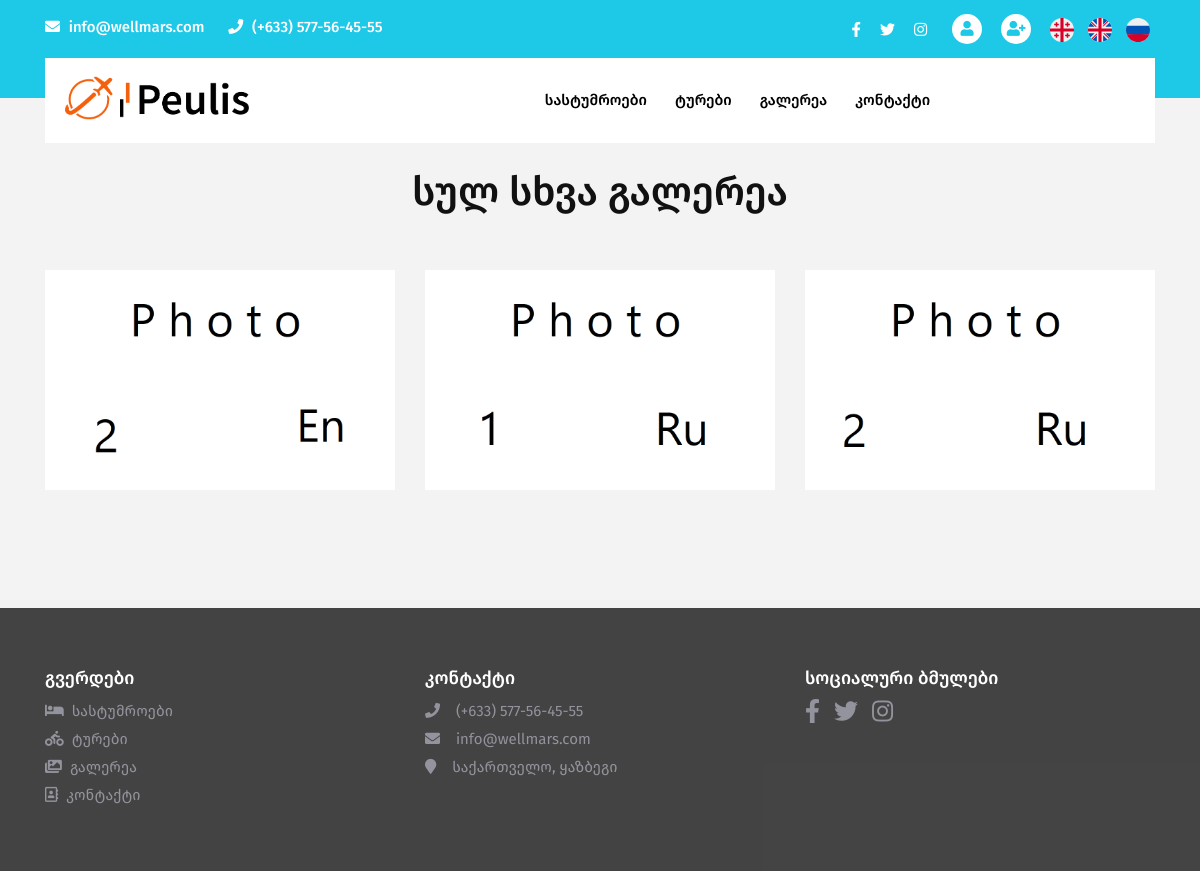
/ge/home/gallery/6/completely-different-gallery, run on the app's committed database.
### tables this page shows
CREATE TABLE IF NOT EXISTS `contacts` (
  `id` int(11) NOT NULL AUTO_INCREMENT,
  `phone` varchar(30) DEFAULT NULL,
  `email` varchar(100) DEFAULT NULL,
  `address_ge` varchar(200) DEFAULT NULL,
  `address_en` varchar(200) NOT NULL,
  `address_ru` varchar(200) NOT NULL,
  `map_url` text DEFAULT NULL,
  `facebook` varchar(200) DEFAULT NULL,
  `twitter` varchar(200) DEFAULT NULL,
  `instagram` varchar(200) DEFAULT NULL,
  `pinterest` varchar(200) DEFAULT NULL,
  PRIMARY KEY (`id`)
);

CREATE TABLE IF NOT EXISTS `galleryimages` (
  `id` int(11) NOT NULL AUTO_INCREMENT,
  `gallery_id` int(11) NOT NULL,
  `filename` varchar(250) NOT NULL,
  `ismain` tinyint(1) NOT NULL,
  PRIMARY KEY (`id`)
);

### application/controllers/Home.php (called while the page is built, shortened)
<?php
class Home extends CI_Controller {
	private $data = array();
	public function __construct()
	{
		$this->load->helper(['language', 'url', 'security']);
		$this->load->library('form_validation');
		$this->load->model(['mainslider', 'hotel', 'tour', 'contact']);
		$this->data['hotels'] = $this->hotel->getHotels();
		$this->data['tours'] = $this->tour->getTours();
		$this->data['contacts'] = $this->contact->getContacts();
	}
	public function gallery($id=0){
		if($id){
			$this->load->model(['gallery', 'galleryimage']);
			$this->data['gallery'] = $this->gallery->getGallery($id);
			$this->data['galleryImages'] = $this->galleryimage->getImagesByGalleryId($id);
			$this->load->view('templates/header', $this->data);
			$this->load->view('galleryimages', $this->data);
			$this->load->view('templates/footer');
		}else{
			$this->load->model('gallery');
			$this->data['galleries'] = $this->gallery->getGalleries();
			$this->load->view('templates/header', $this->data);
			$this->load->view('gallery', $this->data);
			$this->load->view('templates/footer');
		}
	}
}

### index.php (called while the page is built, shortened)
<?php
require_once BASEPATH.'core/CodeIgniter.php';

### application/models/Contact.php (called while the page is built, shortened)
<?php
class contact extends CI_Model
{
   public function getContacts()
	{
		return $this->db->select('*')->from('contacts')->where('id', 1)->get()->row();
	}
}

### application/core/MY_Lang.php (called while the page is built, shortened)
<?php
class MY_Lang extends CI_Lang {
    public $languages = [
        'ge' => 'georgian',
        'en' => 'english',
        'ru' => 'russian'
    ];
    function lang() {
        global $CFG;
        $language = $CFG->item('language');
        $lang = array_search($language, $this->languages);
        if ($lang) {
            return $lang;
        }
        return NULL;
    }
    function is_special($uri) {
        $exploded = explode('/', $uri);
        return FALSE;
    }
    function switch_uri($lang) {
        $CI = & get_instance();
        $uri = $CI->uri->uri_string();
        $exploded = explode('/', $uri);
        if ($exploded[0] == $this->lang() || !strlen($exploded[0])) {
            $exploded[0] = $lang;
        }
        $uri = implode('/', $exploded);
        return $uri;
    }
    function has_language($uri) {
        $first_segment = NULL;
        $exploded = explode('/', $uri);
        if (isset($exploded[0])) {
            if ($exploded[0] != '') {
                $first_segment = $exploded[0];
            } else if (isset($exploded[1]) && $exploded[1] != '') {
                $first_segment = $exploded[1];
            }
        }
        if ($first_segment != NULL) {
            return isset($this->languages[$first_segment]);
        }
        return FALSE;
    }
    function localized($uri) {
        if ($this->has_language($uri) || $this->is_special($uri) || preg_match('/(.+)\.[a-zA-Z0-9]{2,4}$/', $uri)) {
        } else {
            $uri = $this->lang() . (0 !== strpos($uri, '/') ? '/' : '') . $uri;
        }
        return $uri;
    }
    function line($line = '', $log_errors = TRUE) {
        $value = ($line == '' OR ! isset($this->language[$line])) ? FALSE : $this->language[$line];
        return $value;
    }
    public function load($langfile, $idiom = '', $return = FALSE, $add_suffix = TRUE, $alt_path = '') {
        $this->language = array_merge($this->language, $lang);
        return TRUE;
    }
}

### application/core/MY_Config.php (called while the page is built, shortened)
<?php
class MY_Config extends CI_Config {
    function site_url($uri = '', $protocol = NULL) {
        if (class_exists('CI_Controller')) {
            $CI = & get_instance();
            $uri = $CI->lang->localized($uri);
        }
        return parent::site_url($uri);
    }
}

### application/language/georgian/home_lang.php (called while the page is built, shortened)
<?php
$lang['details'] = 'დეტალურად';
$lang['roomReservedSucc'] = 'ოთახი დაიჯავშნა, სტატუსი შეგიძლიათ იხილოთ <a href="'.site_url('profile/orders').'">პროფილზე</a>';
$lang['roomReserveFailed'] = 'მოცემული ტიპის ოთახები დაჯავშნულია შერჩეული თარიღისთვის';
$lang['thankYou'] = 'გმადლობთ';
$lang['yourReviewReceived'] = 'თქვენი შეფასება მიღებულია';
$lang['rating'] = 'შეფასება';
$lang['comment'] = 'კომენტარი';
$lang['postComment'] = 'კომენტარის გაგზავნა';
$lang['reviews'] = 'შეფასებები';
$lang['gallery'] = 'გალერეა';
$lang['details'] = 'დეტალები';

### application/models/Galleryimage.php (called while the page is built, shortened)
<?php
class galleryimage extends CI_Model
{
   public function getImagesByGalleryId($id)
   {
      return $this->db->select('*')->from('galleryimages')->where('gallery_id', $id)->get()->result();
   }
}

### application/views/galleryimages.php (the view)
<section class="peulis-popular-tours-area section_70">
   <div class="container">
      <div class="row">
         <div class="col-md-12">
            <div class="site-heading">
               <h2><?php echo $gallery->{'galleryname_'.$this->lang->lang()};?></h2>
            </div>
         </div>
      </div>
      <div class="row mb-5">
         <?php foreach ($galleryImages as $galleryImage) : ?>
            <a href="<?= base_url('uploads/galleries/'.$galleryImage->filename); ?>" class="col-lg-4 mt-4 image-link">
               <img src="<?= base_url('uploads/galleries/'.$galleryImage->filename); ?>" />
            </a>
         <?php endforeach; ?>
      </div>
   </div>
</section>

### application/views/templates/header.php (shortened to what this page needs)
<!DOCTYPE html>
<html lang="en-US">
<head>
	<link rel="stylesheet" href="<?= base_url(); ?>assets/css/bootstrap.css">
	<link rel="stylesheet" href="<?= base_url(); ?>assets/flaticon/flaticon.css">
	<link rel="stylesheet" href="<?= base_url(); ?>assets/css/jquery.animatedheadline.css">
	<link rel="stylesheet" href="<?= base_url(); ?>assets/css/magnific-popup.css">
	<link rel="stylesheet" href="<?= base_url(); ?>assets/css/owl.carousel.min.css">
	<link rel="stylesheet" href="<?= base_url(); ?>assets/css/owl.theme.default.min.css">
	<link rel="stylesheet" href="<?= base_url(); ?>assets/css/animate.min.css">
	<link rel="stylesheet" href="<?= base_url(); ?>assets/css/jquery.datepicker.css">
	<link rel="stylesheet" href="<?= base_url(); ?>assets/css/nice-select.css">
	<link rel="stylesheet" href="<?= base_url(); ?>assets/css/slicknav.min.css">
	<link rel="stylesheet" href="<?= base_url(); ?>assets/css/firago.css">
	<link rel="stylesheet" href="<?= base_url(); ?>assets/css/daterangepicker.css">
	<link rel="stylesheet" href="<?= base_url(); ?>assets/css/style.css">
	<link rel="stylesheet" href="<?= base_url(); ?>assets/css/responsive.css">
	<link rel="stylesheet" href="https://cdnjs.cloudflare.com/ajax/libs/font-awesome/5.15.3/css/all.min.css">
</head>
<body>
	<header class="peulis-header-area">
		<div class="header-top-area">
			<div class="container">
				<div class="row">
					<div class="col-lg-6 col-sm-6">
						<div class="header-top-left">
							<?php if (isset($contacts->email)):?>
								<p>
									<i class="fa fa-envelope"></i>
									<?php echo $contacts->email;?>
								</p>
							<?php endif;?>
							<?php if (isset($contacts->phone)):?>
								<p>
									<i class="fa fa-phone"></i>
									<?php echo $contacts->phone;?>
								</p>
							<?php endif;?>
						</div>
					</div>
					<div class="col-lg-6 col-sm-6">
						<div class="header-top-right">
							<div class="header-top-social">
								<ul>
									<?php if(isset($contacts->facebook) && strlen($contacts->facebook)):?>
										<li><a href="<?php echo $contacts->facebook;?>" target="_blank"><i class="fab fa-facebook-f"></i></a></li>
									<?php endif;?>
									<?php if(isset($contacts->twitter) && strlen($contacts->twitter)):?>
										<li><a href="<?php echo $contacts->twitter;?>" target="_blank"><i class="fab fa-twitter"></i></a></li>
									<?php endif;?>
									<?php if(isset($contacts->instagram) && strlen($contacts->instagram)):?>
										<li><a href="<?php echo $contacts->instagram;?>" target="_blank"><i class="fab fa-instagram"></i></a></li>
									<?php endif;?>
								</ul>
							</div>
							<div class="header-top-auth">
								<ul>
									<li><a href="<?php echo site_url('auth/login');?>"><i class="fas fa-user"></i></a></li>
									<li><a href="<?php echo site_url('auth/register');?>"><i class="fas fa-user-plus"></i></a></li>
									<li><?php echo anchor($this->lang->switch_uri('ge'), '<img src="'.base_url('assets/img/ge.svg').'">');?></li>
									<li><?php echo anchor($this->lang->switch_uri('en'), '<img src="'.base_url('assets/img/en.svg').'">');?></li>
									<li><?php echo anchor($this->lang->switch_uri('ru'), '<img src="'.base_url('assets/img/ru.svg').'">');?></li>
								</ul>
							</div>
						</div>
					</div>
              </div>
			</div>
		</div>
		<div class="main-header-area">
			<div class="container">
				<div class="row">
					<div class="col-lg-12">
						<div class="header_inn">
							<div class="row bg-white">
								<div class="col-lg-3">
									<div class="site-logo">
										<a href="<?php echo site_url('/');?>">
											<img src="<?= base_url(); ?>assets/img/logo.png" alt="Peulis" />
										</a>
									</div>
								</div>
								<div class="col-lg-9">
									<div class="mainmenu">
										<nav>
											<ul id="navigation_menu">
												<li>
													<a href="<?php echo site_url('home/hotels/');?>"><?php echo $this->lang->line('hotels');?></a>
												</li>
												<li>
													<a href="#"><?php echo $this->lang->line('tours');?></a>
												</li>
												<li>
													<a href="<?php echo site_url('home/gallery');?>"><?php echo $this->lang->line('gallery');?></a>
												</li>
												<li>
													<a href="<?php echo site_url('contact');?>"><?php echo lang('contact');?></a>
												</li>
											</ul>
										</nav>
									</div>
								</div>
							</div>
						</div>
					</div>
				</div>
			</div>
		</div>
	</header>

### application/views/templates/footer.php (shortened to what this page needs)
<footer class="peulis-footer-area">
	<div class="footer-top-area">
		<div class="container">
			<div class="row">
				<div class="col-lg-4 col-sm-6">
					<div class="single-footer">
						<h3><?php echo lang('pages');?></h3>
						<ul>
							<li><a href="<?php echo site_url('home/hotels');?>"><i class="fas fa-bed mr-2"></i><?php echo lang('hotels');?></a></li>
							<li><a href="<?php echo site_url('home/tours');?>"><i class="fas fa-biking mr-2"></i><?php echo lang('tours');?></a></li>
							<li><a href="<?php echo site_url('home/gallery');?>"><i class="fas fa-images mr-2"></i><?php echo lang('gallery');?></a></li>
							<li><a href="<?php echo site_url('home/contact');?>"><i class="far fa-address-book mr-2"></i><?php echo lang('contact');?></a></li>
						</ul>
					</div>
				</div>
				<div class="col-lg-4 col-sm-6">
					<div class="single-footer">
						<h3><?php echo lang('contact');?></h3>
						<ul>
							<li><i class="fa fa-phone mr-3"></i><?php echo $contacts->phone;?></li>
							<li><i class="fa fa-envelope mr-3"></i><?php echo $contacts->email;?></li>
							<li><i class="fa fa-map-marker mr-3"></i><?php echo $contacts->{'address_'.$this->lang->lang()};?></li>
						</ul>
					</div>
				</div>
				<div class="col-lg-4 col-sm-6">
					<div class="single-footer socials">
						<h3><?php echo lang('socialLinks');?></h3>
						<p>
							<?php if(isset($contacts->facebook) && strlen($contacts->facebook)):?>
								<a href="<?php echo $contacts->facebook;?>" target="_blank"><i class="fab fa-facebook-f"></i></a>
							<?php endif;?>
							<?php if(isset($contacts->twitter) && strlen($contacts->twitter)):?>
								<a href="<?php echo $contacts->twitter;?>" target="_blank"><i class="fab fa-twitter"></i></a>
							<?php endif;?>
							<?php if(isset($contacts->instagram) && strlen($contacts->instagram)):?>
								<a href="<?php echo $contacts->instagram;?>" target="_blank"><i class="fab fa-instagram"></i></a>
							<?php endif;?>
						</p>
					</div>
				</div>
			</div>
		</div>
	</div>
</footer>
</body>
</html>

### data on the page
contacts: email "info@wellmars.com", phone "(+633) 577-56-45-55"
galleryimages: filename (picture)
galleryimages: filename (picture)
galleryimages: filename (picture)

### other printed values
$this->lang->line('hotels') "სასტუმროები"
$this->lang->line('tours') "ტურები"
$this->lang->line('gallery') "გალერეა"
lang('contact') "კონტაქტი"
$gallery->{'galleryname_'.$this->lang->lang()} "Სულ Სხვა Გალერეა"
lang('pages') "Გვერდები"
lang('hotels') "სასტუმროები"
lang('tours') "ტურები"
lang('gallery') "გალერეა"
lang('contact') "Კონტაქტი"
$contacts->{'address_'.$this->lang->lang()} "საქართველო, ყაზბეგი"
lang('socialLinks') "Სოციალური Ბმულები"
